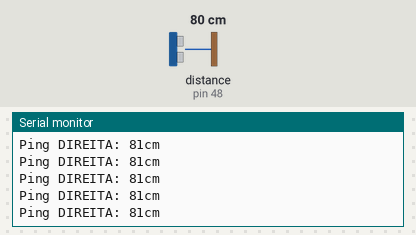
This sketch was run on a simulated Arduino Mega 2560, built with avr-gcc and run on an emulated ATmega2560. On the bench: the last lines printed to the serial monitor. The test bench sets the inputs (shaded band); at power-on: distance to the obstacle (sensor on pin 48) 80 cm. The echo pulse lasts 58.3 µs per cm.

Above: at 1.2 s.
1.3 s: distance to the obstacle (sensor on pin 48) set to 2 cm
At 1.34 s:
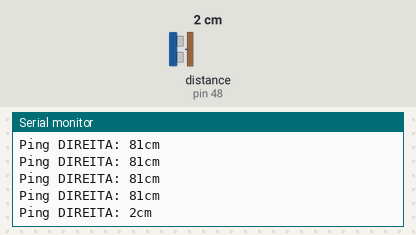
2.8 s: distance to the obstacle (sensor on pin 48) set to 250 cm
At 2.87 s:
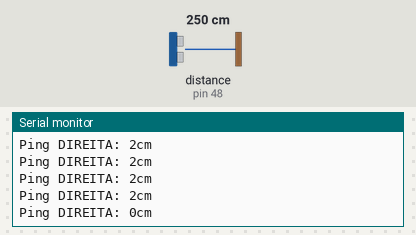
5.8 s: distance to the obstacle (sensor on pin 48) set to 60 cm
At 5.8 s:
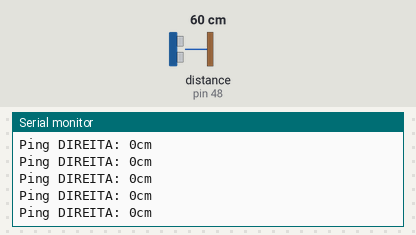
Timing chart, 0 to 8.8 s (numbered marks = the images above; inputs shaded):
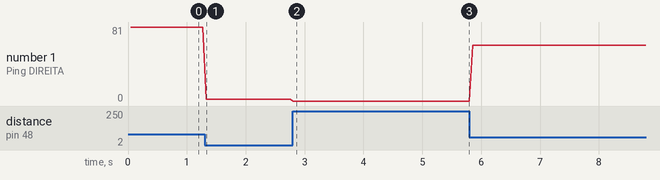

The sketch:

TESTE_ULTRASONICO_INDIVIDUAL.ino
```cpp
// ---------------------------------------------------------------------------
// Example NewPing library sketch that does a ping about 20 times per second.
// ---------------------------------------------------------------------------

#include <NewPing.h>


#define TRIGGER_PIND  49  // Arduino pin tied to trigger pin on the ultrasonic sensor.
#define ECHO_PIND    48  // Arduino pin tied to echo pin on the ultrasonic sensor.
#define MAX_DISTANCED 200 // Maximum distance we want to ping for (in centimeters). Maximum sensor distance is rated at 400-500cm.


NewPing sonarD(TRIGGER_PIND, ECHO_PIND, MAX_DISTANCED); // NewPing setup of pins and maximum distance.

void setup() {
  Serial.begin(115200); // Open serial monitor at 115200 baud to see ping results.
}

void loop() {


    delay(50);                     // Wait 50ms between pings (about 20 pings/sec). 29ms should be the shortest delay between pings.
  Serial.print("Ping DIREITA: ");
  Serial.print(sonarD.ping_cm()); // Send ping, get distance in cm and print result (0 = outside set distance range)
  Serial.println("cm");
}
```

Measured:
- after the input at 1.3 s, the serial monitor: prints a new line at once (image 1)
- after the input at 2.8 s, the serial monitor: prints a new line at once (image 2)
- plotted number 1: 81 → 2 after the input at 1.3 s, 2 → 0 after the input at 2.8 s, 0 → 61 after the input at 5.8 s
